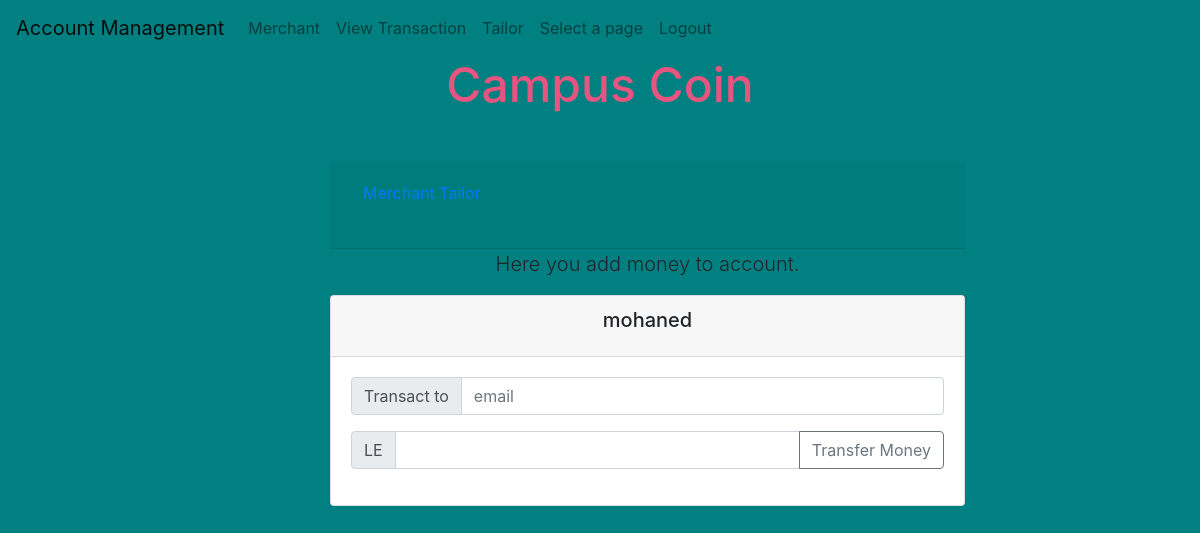
Page /tailor (signed in) on the committed database.
### tables this page shows
CREATE TABLE userPages (
        id INTEGER PRIMARY KEY AUTOINCREMENT,
        userName TEXT NOT NULL,
        urlPage TEXT NOT NULL,
        pageName TEXT NOT NULL
        );

### app.py (the view, shortened to what this page needs)
@app.route('/tailor', methods=['POST','GET'])
def tailor():
    if ( session.get('role') == "Merchant" ) and request.method == 'GET':
        conn = sqlite3.connect("data.db")
        c = conn.cursor()
        Pages = c.execute("SELECT urlPage ,pageName FROM userPages where userName = ?  ;",([session['username']])).fetchall()
        pageAutherization = c.execute("SELECT urlPage ,pageName FROM userPages where userName = ? and pageName = ? ;",(session['username'],'Tailor')).fetchall()
        if not pageAutherization:
            flash('requested page not found')
            return redirect('/')
        return render_template("tailor.html",name = session['name'] ,email= session['username'],Pages =Pages)

### templates/tailor.html (shortened to what this page needs)
{% extends 'app.html' %}
{% block content %}
<div class="container mt-6">
    <br>
    <div class="row">
        <div class="col-md-7 offset-md-3">
            <div id="accordion">
            <div class="card-header" id="headingOne">
            <h1 class="btn btn-link text-center mb-4" data-toggle="collapse" data-target="#collapseOne" aria-expanded="true" aria-controls="collapseOne">Merchant Tailor</h1>
        </div>
        <div id="collapseOne" class="collapse show" aria-labelledby="headingOne" data-parent="#accordion">
            <p class="lead text-center">Here you add money to account.</p>
            <div class="card">
                <div class="card-header">
                    <center><h5 class="card-title">{{ name }}</h5></center>
                </div>
                <div class="card-body">
                    <div class="input-group mb-3">
                        <div class="input-group-prepend">
                          <span class="input-group-text" id="basic-addon1">Transact to</span>
                        </div>
                        <input type="email" id = "childEmail" class="form-control" placeholder="email" aria-label="email" aria-describedby="basic-addon1">
                      </div>
                    <div class="input-group mb-3">
                        <div class="input-group-prepend">
                          <span class="input-group-text">LE</span>
                        </div>
                        <input type="number" id = "Value" name = "Value" min="0" class="form-control" aria-label="Amount (to the nearest LE)" onkeyup="if(this.value<0){this.value= this.value * -1}">
                        <div class="input-group-append">
                            <button class="btn btn-outline-secondary" type="button" onclick = "callAPI('{{email}}') ;">Transfer Money</button>
                        </div>
                    </div>
                </div>
            </div>
        </div>
    </div>
    </div>
    </div>
</div>
{% endblock content %}

### templates/app.html (shortened to what this page needs)
<!DOCTYPE html>
<html lang="en">
<head>
    <link rel="stylesheet" href="https://maxcdn.bootstrapcdn.com/bootstrap/4.5.2/css/bootstrap.min.css">
</head>
<body>
    <nav class="navbar navbar-expand-lg navbar-light " style="background-color: #008080; ">
        <a class="navbar-brand" href="/user">Account Management</a>
        <div class="collapse navbar-collapse" id="navbarNav">
            <ul class="navbar-nav">
                {% for page in Pages %}
                <li class="nav-item">
                    <a class="nav-link" href="{{page[0]}}">{{page[1]}}</a>
                </li>
                {% endfor %}
                <li class="nav-item">
                    <a class="nav-link" href="/logOut">Logout</a>
                </li>
            </ul>
        </div>
    </nav>
    <header class="text-center mb-4">
        <h2 class="text-center mb-4" style="font-size:48px;color:#E75480;" >Campus Coin</h2>
        </header>
    {% block content %}
    {% endblock content %}
</body>
</html>

### templates/app.html (style rules this page uses)
body { background-color: #008080; }

### rows in the picture
userPages: pageName "Merchant"
userPages: pageName "View Transaction"
userPages: pageName "Tailor"
userPages: pageName "Select a page"

### other values in the picture
{{ name }} "mohaned"
